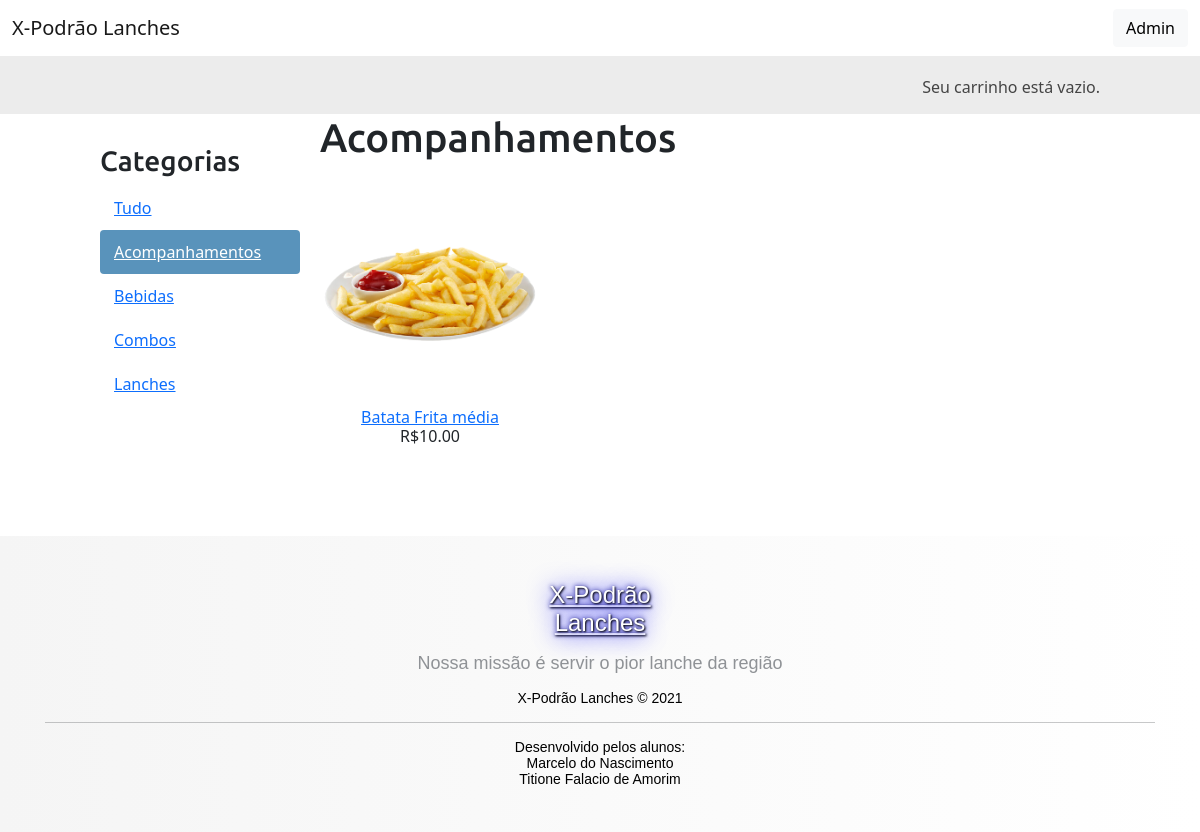
Screenshot of /acompanhamentos/ with the database file from the repository.
### shop/models.py (models this page shows, shortened)
class Category(models.Model):
    name = models.CharField(max_length=200, db_index=True)   #nome da categoria
    slug = models.SlugField(max_length=200, unique=True)   #slug para criação de indice
    class Meta:
        ordering = ('name',)
        verbose_name = 'category'
        verbose_name_plural = 'categories'
    def get_absolute_url(self):   #obter o URL de um objeto
        return reverse('shop:product_list_by_category', args=[self.slug])

class Product(models.Model):
    category = models.ForeignKey(Category, related_name='products', on_delete=models.CASCADE)   #relacionamento (one-to-many) um para muitos - um produto pertence a uma categoria e uma categoria contém vários produtos
    name = models.CharField(max_length=200, db_index=True)   #nome do produto
    slug = models.SlugField(max_length=200, db_index=True)   #serve para compor URLs elegantes
    image = models.ImageField(upload_to='products/%Y/%m/%d', blank=True)   #imagem opcional para os produtos
    description = models.TextField(blank=True)   #descrição opcional para o produto
    price = models.DecimalField(max_digits=10, decimal_places=2)   #campo de preço
    available = models.BooleanField(default=True)   #campo booleano para informar se o produto esta disponível, será usado para ativar/desativar o produto nos catálogos
    created = models.DateTimeField(auto_now_add=True)   #armazena a data de criação
    updated = models.DateTimeField(auto_now=True)   #armazena quando o produto foi atualizado pela última vez
    class Meta:
        ordering = ('name',)
        index_together = (('id', 'slug'),)
    def get_absolute_url(self):   #obter o URL de um objeto
        return reverse('shop:product_detail', args=[self.id, self.slug])

### shop/views.py (the view)
# urls.py: path('', views.product_list, name='product_list'),   #chama a lista de produto sem parâmetros
def product_list(request, category_slug=None):
    category = None
    categories = Category.objects.all()
    products = Product.objects.filter(available=True)
    if category_slug:
        category = get_object_or_404(Category, slug=category_slug)
        products = products.filter(category=category)
    return render(request, 'shop/product/list.html', {'category': category, 'categories': categories, 'products': products})

### cart/cart.py (called while the page is built)
    def __len__(self):
        return sum(item['quantity'] for item in self.cart.values())

### cart/context_processors.py (called while the page is built)
def cart(request):
    return {'cart': Cart(request)}

### shop/templates/shop/product/list.html (shortened to what this page needs)
{% extends "shop/base.html" %}
{% load static %}
{% block content %}
  <div id="sidebar">
    <h3>Categorias</h3>
    <ul>
      <li {% if not category %}class="selected"{% endif %}>
        <a href="{% url "shop:product_list" %}">Tudo</a>
      </li>
      {% for c in categories %}
        <li {% if category.slug == c.slug %}class="selected"{% endif %}>
          <a href="{{ c.get_absolute_url }}">{{ c.name }}</a>
        </li>
      {% endfor %}
    </ul>
  </div>
  <div id="main" class="product-list">
    <h1>{% if category %}{{ category.name }}{% else %}Produtos{% endif %}</h1>
    {% for product in products %}
      <div class="item">
        <a href="{{ product.get_absolute_url }}">
          <img src="{% if product.image %}{{ product.image.url }}{% else %}{% static "img/no_image.png" %}{% endif %}">
        </a>
        <a href="{{ product.get_absolute_url }}">{{ product.name }}</a>
        <br>
        R${{ product.price }}
      </div>
    {% endfor %}
  </div>
{% endblock %}

### shop/static/css/base.css (style rules this page uses)
body { margin: 0; padding: 0; font-family: helvetica, sans-serif; }
h1, h2, h3, h4, h5, h6 { font-family: 'Ubuntu', sans-serif; font-weight: normal; }
a { text-decoration: none; color: #5993bb; }
#sidebar { width: 220px; padding: 30px 20px 0 0; float: left; }
#sidebar ul { margin: 0; padding: 0; }
#sidebar ul li { margin: 0; list-style: none; padding: 10px 14px; }
#sidebar ul li a { display: block; }
#sidebar ul li.selected { background: #5993bb; border-radius: 4px; }
#sidebar ul li.selected a { color: #fff; }
#main { float: left; width: 96%; margin-right: -220px; overflow: hidden; }
.product-list .item { width: 25%; padding: 10px 20px 10px 0; float: left; text-align: center; line-height: 1.2; }
.product-list .item img { width: 100%; margin-bottom: 8px; }

### rows the page displays
Category: name "Acompanhamentos"
Category: name "Bebidas"
Category: name "Combos"
Category: name "Lanches"
Product: image (picture), name "Batata Frita média", price "10.00"
